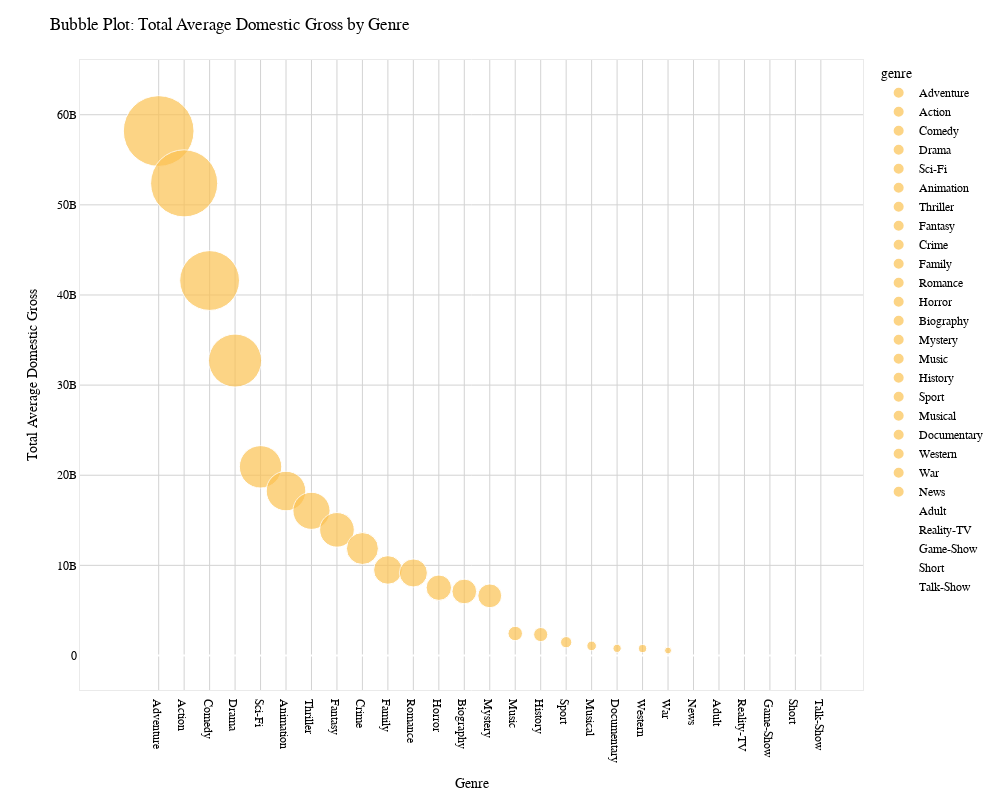

Notebook code cell kept with this figure:
### Code cell
import plotly.express as px

# Define the custom colors
background_color = '#FFFFFF'  # White background
grid_line_color = '#d3d3d3'
bubble_color = '#FCC252'
text_color = '#000000'
outline_color = '#eaeaea'

# Creating the bubble plot using Plotly with custom colors
fig = px.scatter(genre_summary, x='genre', y='cpi_avg_domestic_gross', size='cpi_avg_domestic_gross',
                 hover_name='genre', size_max=50, color='genre', color_discrete_sequence=[bubble_color])

# Set plot characteristics 
fig.update_layout(title='Bubble Plot: Total Average Domestic Gross by Genre',
                  xaxis_title='Genre',
                  yaxis_title='Total Average Domestic Gross',
                  plot_bgcolor=background_color,
                  paper_bgcolor=background_color,
                  xaxis=dict(showgrid=True, gridcolor=grid_line_color, linecolor=outline_color),
                  yaxis=dict(showgrid=True, gridcolor=grid_line_color, linecolor=outline_color),
                  font=dict(family="Times New Roman",color=text_color),
                  height=800,  
                  width=1000)  

# Add borders around the plot
fig.update_xaxes(showline=True, linewidth=1, linecolor=outline_color, mirror=True)
fig.update_yaxes(showline=True, linewidth=1, linecolor=outline_color, mirror=True)

# Show plot
fig.show()

### Figure 1 — Plotly figure (JSON) as saved in the notebook; plotly's stock layout.template omitted (floating-point values rounded to 4 significant figures)
{"data": [{"hovertemplate": "<b>%{hovertext}</b><br><br>genre=%{x}<br>cpi_avg_domestic_gross=%{marker.size}<extra></extra>", "hovertext": ["Adventure"], "legendgroup": "Adventure", "marker": {"color": "#FCC252", "size": [58190000000.0], "sizemode": "area", "sizeref": 23280000.0, "symbol": "circle"}, "mode": "markers", "name": "Adventure", "orientation": "v", "showlegend": true, "type": "scatter", "x": ["Adventure"], "xaxis": "x", "y": [58190000000.0], "yaxis": "y"}, {"hovertemplate": "<b>%{hovertext}</b><br><br>genre=%{x}<br>cpi_avg_domestic_gross=%{marker.size}<extra></extra>", "hovertext": ["Action"], "legendgroup": "Action", "marker": {"color": "#FCC252", "size": [52390000000.0], "sizemode": "area", "sizeref": 23280000.0, "symbol": "circle"}, "mode": "markers", "name": "Action", "orientation": "v", "showlegend": true, "type": "scatter", "x": ["Action"], "xaxis": "x", "y": [52390000000.0], "yaxis": "y"}, {"hovertemplate": "<b>%{hovertext}</b><br><br>genre=%{x}<br>cpi_avg_domestic_gross=%{marker.size}<extra></extra>", "hovertext": ["Comedy"], "legendgroup": "Comedy", "marker": {"color": "#FCC252", "size": [41600000000.0], "sizemode": "area", "sizeref": 23280000.0, "symbol": "circle"}, "mode": "markers", "name": "Comedy", "orientation": "v", "showlegend": true, "type": "scatter", "x": ["Comedy"], "xaxis": "x", "y": [41600000000.0], "yaxis": "y"}, {"hovertemplate": "<b>%{hovertext}</b><br><br>genre=%{x}<br>cpi_avg_domestic_gross=%{marker.size}<extra></extra>", "hovertext": ["Drama"], "legendgroup": "Drama", "marker": {"color": "#FCC252", "size": [32720000000.0], "sizemode": "area", "sizeref": 23280000.0, "symbol": "circle"}, "mode": "markers", "name": "Drama", "orientation": "v", "showlegend": true, "type": "scatter", "x": ["Drama"], "xaxis": "x", "y": [32720000000.0], "yaxis": "y"}, {"hovertemplate": "<b>%{hovertext}</b><br><br>genre=%{x}<br>cpi_avg_domestic_gross=%{marker.size}<extra></extra>", "hovertext": ["Sci-Fi"], "legendgroup": "Sci-Fi", "marker": {"color": "#FCC252", "size": [20930000000.0], "sizemode": "area", "sizeref": 23280000.0, "symbol": "circle"}, "mode": "markers", "name": "Sci-Fi", "orientation": "v", "showlegend": true, "type": "scatter", "x": ["Sci-Fi"], "xaxis": "x", "y": [20930000000.0], "yaxis": "y"}, {"hovertemplate": "<b>%{hovertext}</b><br><br>genre=%{x}<br>cpi_avg_domestic_gross=%{marker.size}<extra></extra>", "hovertext": ["Animation"], "legendgroup": "Animation", "marker": {"color": "#FCC252", "size": [18250000000.0], "sizemode": "area", "sizeref": 23280000.0, "symbol": "circle"}, "mode": "markers", "name": "Animation", "orientation": "v", "showlegend": true, "type": "scatter", "x": ["Animation"], "xaxis": "x", "y": [18250000000.0], "yaxis": "y"}, {"hovertemplate": "<b>%{hovertext}</b><br><br>genre=%{x}<br>cpi_avg_domestic_gross=%{marker.size}<extra></extra>", "hovertext": ["Thriller"], "legendgroup": "Thriller", "marker": {"color": "#FCC252", "size": [16050000000.0], "sizemode": "area", "sizeref": 23280000.0, "symbol": "circle"}, "mode": "markers", "name": "Thriller", "orientation": "v", "showlegend": true, "type": "scatter", "x": ["Thriller"], "xaxis": "x", "y": [16050000000.0], "yaxis": "y"}, {"hovertemplate": "<b>%{hovertext}</b><br><br>genre=%{x}<br>cpi_avg_domestic_gross=%{marker.size}<extra></extra>", "hovertext": ["Fantasy"], "legendgroup": "Fantasy", "marker": {"color": "#FCC252", "size": [13940000000.0], "sizemode": "area", "sizeref": 23280000.0, "symbol": "circle"}, "mode": "markers", "name": "Fantasy", "orientation": "v", "showlegend": true, "type": "scatter", "x": ["Fantasy"], "xaxis": "x", "y": [13940000000.0], "yaxis": "y"}, {"hovertemplate": "<b>%{hovertext}</b><br><br>genre=%{x}<br>cpi_avg_domestic_gross=%{marker.size}<extra></extra>", "hovertext": ["Crime"], "legendgroup": "Crime", "marker": {"color": "#FCC252", "size": [11870000000.0], "sizemode": "area", "sizeref": 23280000.0, "symbol": "circle"}, "mode": "markers", "name": "Crime", "orientation": "v", "showlegend": true, "type": "scatter", "x": ["Crime"], "xaxis": "x", "y": [11870000000.0], "yaxis": "y"}, {"hovertemplate": "<b>%{hovertext}</b><br><br>genre=%{x}<br>cpi_avg_domestic_gross=%{marker.size}<extra></extra>", "hovertext": ["Family"], "legendgroup": "Family", "marker": {"color": "#FCC252", "size": [9490000000.0], "sizemode": "area", "sizeref": 23280000.0, "symbol": "circle"}, "mode": "markers", "name": "Family", "orientation": "v", "showlegend": true, "type": "scatter", "x": ["Family"], "xaxis": "x", "y": [9490000000.0], "yaxis": "y"}, {"hovertemplate": "<b>%{hovertext}</b><br><br>genre=%{x}<br>cpi_avg_domestic_gross=%{marker.size}<extra></extra>", "hovertext": ["Romance"], "legendgroup": "Romance", "marker": {"color": "#FCC252", "size": [9157000000.0], "sizemode": "area", "sizeref": 23280000.0, "symbol": "circle"}, "mode": "markers", "name": "Romance", "orientation": "v", "showlegend": true, "type": "scatter", "x": ["Romance"], "xaxis": "x", "y": [9157000000.0], "yaxis": "y"}, {"hovertemplate": "<b>%{hovertext}</b><br><br>genre=%{x}<br>cpi_avg_domestic_gross=%{marker.size}<extra></extra>", "hovertext": ["Horror"], "legendgroup": "Horror", "marker": {"color": "#FCC252", "size": [7522000000.0], "sizemode": "area", "sizeref": 23280000.0, "symbol": "circle"}, "mode": "markers", "name": "Horror", "orientation": "v", "showlegend": true, "type": "scatter", "x": ["Horror"], "xaxis": "x", "y": [7522000000.0], "yaxis": "y"}, {"hovertemplate": "<b>%{hovertext}</b><br><br>genre=%{x}<br>cpi_avg_domestic_gross=%{marker.size}<extra></extra>", "hovertext": ["Biography"], "legendgroup": "Biography", "marker": {"color": "#FCC252", "size": [7104000000.0], "sizemode": "area", "sizeref": 23280000.0, "symbol": "circle"}, "mode": "markers", "name": "Biography", "orientation": "v", "showlegend": true, "type": "scatter", "x": ["Biography"], "xaxis": "x", "y": [7104000000.0], "yaxis": "y"}, {"hovertemplate": "<b>%{hovertext}</b><br><br>genre=%{x}<br>cpi_avg_domestic_gross=%{marker.size}<extra></extra>", "hovertext": ["Mystery"], "legendgroup": "Mystery", "marker": {"color": "#FCC252", "size": [6619000000.0], "sizemode": "area", "sizeref": 23280000.0, "symbol": "circle"}, "mode": "markers", "name": "Mystery", "orientation": "v", "showlegend": true, "type": "scatter", "x": ["Mystery"], "xaxis": "x", "y": [6619000000.0], "yaxis": "y"}, {"hovertemplate": "<b>%{hovertext}</b><br><br>genre=%{x}<br>cpi_avg_domestic_gross=%{marker.size}<extra></extra>", "hovertext": ["Music"], "legendgroup": "Music", "marker": {"color": "#FCC252", "size": [2441000000.0], "sizemode": "area", "sizeref": 23280000.0, "symbol": "circle"}, "mode": "markers", "name": "Music", "orientation": "v", "showlegend": true, "type": "scatter", "x": ["Music"], "xaxis": "x", "y": [2441000000.0], "yaxis": "y"}, {"hovertemplate": "<b>%{hovertext}</b><br><br>genre=%{x}<br>cpi_avg_domestic_gross=%{marker.size}<extra></extra>", "hovertext": ["History"], "legendgroup": "History", "marker": {"color": "#FCC252", "size": [2322000000.0], "sizemode": "area", "sizeref": 23280000.0, "symbol": "circle"}, "mode": "markers", "name": "History", "orientation": "v", "showlegend": true, "type": "scatter", "x": ["History"], "xaxis": "x", "y": [2322000000.0], "yaxis": "y"}, {"hovertemplate": "<b>%{hovertext}</b><br><br>genre=%{x}<br>cpi_avg_domestic_gross=%{marker.size}<extra></extra>", "hovertext": ["Sport"], "legendgroup": "Sport", "marker": {"color": "#FCC252", "size": [1476000000.0], "sizemode": "area", "sizeref": 23280000.0, "symbol": "circle"}, "mode": "markers", "name": "Sport", "orientation": "v", "showlegend": true, "type": "scatter", "x": ["Sport"], "xaxis": "x", "y": [1476000000.0], "yaxis": "y"}, {"hovertemplate": "<b>%{hovertext}</b><br><br>genre=%{x}<br>cpi_avg_domestic_gross=%{marker.size}<extra></extra>", "hovertext": ["Musical"], "legendgroup": "Musical", "marker": {"color": "#FCC252", "size": [1067000000.0], "sizemode": "area", "sizeref": 23280000.0, "symbol": "circle"}, "mode": "markers", "name": "Musical", "orientation": "v", "showlegend": true, "type": "scatter", "x": ["Musical"], "xaxis": "x", "y": [1067000000.0], "yaxis": "y"}, {"hovertemplate": "<b>%{hovertext}</b><br><br>genre=%{x}<br>cpi_avg_domestic_gross=%{marker.size}<extra></extra>", "hovertext": ["Documentary"], "legendgroup": "Documentary", "marker": {"color": "#FCC252", "size": [795100000.0], "sizemode": "area", "sizeref": 23280000.0, "symbol": "circle"}, "mode": "markers", "name": "Documentary", "orientation": "v", "showlegend": true, "type": "scatter", "x": ["Documentary"], "xaxis": "x", "y": [795100000.0], "yaxis": "y"}, {"hovertemplate": "<b>%{hovertext}</b><br><br>genre=%{x}<br>cpi_avg_domestic_gross=%{marker.size}<extra></extra>", "hovertext": ["Western"], "legendgroup": "Western", "marker": {"color": "#FCC252", "size": [772700000.0], "sizemode": "area", "sizeref": 23280000.0, "symbol": "circle"}, "mode": "markers", "name": "Western", "orientation": "v", "showlegend": true, "type": "scatter", "x": ["Western"], "xaxis": "x", "y": [772700000.0], "yaxis": "y"}, {"hovertemplate": "<b>%{hovertext}</b><br><br>genre=%{x}<br>cpi_avg_domestic_gross=%{marker.size}<extra></extra>", "hovertext": ["War"], "legendgroup": "War", "marker": {"color": "#FCC252", "size": [557200000.0], "sizemode": "area", "sizeref": 23280000.0, "symbol": "circle"}, "mode": "markers", "name": "War", "orientation": "v", "showlegend": true, "type": "scatter", "x": ["War"], "xaxis": "x", "y": [557200000.0], "yaxis": "y"}, {"hovertemplate": "<b>%{hovertext}</b><br><br>genre=%{x}<br>cpi_avg_domestic_gross=%{marker.size}<extra></extra>", "hovertext": ["News"], "legendgroup": "News", "marker": {"color": "#FCC252", "size": [16580.0], "sizemode": "area", "sizeref": 23280000.0, "symbol": "circle"}, "mode": "markers", "name": "News", "orientation": "v", "showlegend": true, "type": "scatter", "x": ["News"], "xaxis": "x", "y": [16580.0], "yaxis": "y"}, {"hovertemplate": "<b>%{hovertext}</b><br><br>genre=%{x}<br>cpi_avg_domestic_gross=%{marker.size}<extra></extra>", "hovertext": ["Adult"], "legendgroup": "Adult", "marker": {"color": "#FCC252", "size": [0], "sizemode": "area", "sizeref": 23280000.0, "symbol": "circle"}, "mode": "markers", "name": "Adult", "orientation": "v", "showlegend": true, "type": "scatter", "x": ["Adult"], "xaxis": "x", "y": [0], "yaxis": "y"}, {"hovertemplate": "<b>%{hovertext}</b><br><br>genre=%{x}<br>cpi_avg_domestic_gross=%{marker.size}<extra></extra>", "hovertext": ["Reality-TV"], "legendgroup": "Reality-TV", "marker": {"color": "#FCC252", "size": [0], "sizemode": "area", "sizeref": 23280000.0, "symbol": "circle"}, "mode": "markers", "name": "Reality-TV", "orientation": "v", "showlegend": true, "type": "scatter", "x": ["Reality-TV"], "xaxis": "x", "y": [0], "yaxis": "y"}, {"hovertemplate": "<b>%{hovertext}</b><br><br>genre=%{x}<br>cpi_avg_domestic_gross=%{marker.size}<extra></extra>", "hovertext": ["Game-Show"], "legendgroup": "Game-Show", "marker": {"color": "#FCC252", "size": [0], "sizemode": "area", "sizeref": 23280000.0, "symbol": "circle"}, "mode": "markers", "name": "Game-Show", "orientation": "v", "showlegend": true, "type": "scatter", "x": ["Game-Show"], "xaxis": "x", "y": [0], "yaxis": "y"}, {"hovertemplate": "<b>%{hovertext}</b><br><br>genre=%{x}<br>cpi_avg_domestic_gross=%{marker.size}<extra></extra>", "hovertext": ["Short"], "legendgroup": "Short", "marker": {"color": "#FCC252", "size": [0], "sizemode": "area", "sizeref": 23280000.0, "symbol": "circle"}, "mode": "markers", "name": "Short", "orientation": "v", "showlegend": true, "type": "scatter", "x": ["Short"], "xaxis": "x", "y": [0], "yaxis": "y"}, {"hovertemplate": "<b>%{hovertext}</b><br><br>genre=%{x}<br>cpi_avg_domestic_gross=%{marker.size}<extra></extra>", "hovertext": ["Talk-Show"], "legendgroup": "Talk-Show", "marker": {"color": "#FCC252", "size": [0], "sizemode": "area", "sizeref": 23280000.0, "symbol": "circle"}, "mode": "markers", "name": "Talk-Show", "orientation": "v", "showlegend": true, "type": "scatter", "x": ["Talk-Show"], "xaxis": "x", "y": [0], "yaxis": "y"}], "layout": {"font": {"color": "#000000", "family": "Times New Roman"}, "height": 800, "legend": {"itemsizing": "constant", "title": {"text": "genre"}, "tracegroupgap": 0}, "margin": {"t": 60}, "paper_bgcolor": "#FFFFFF", "plot_bgcolor": "#FFFFFF", "title": {"text": "Bubble Plot: Total Average Domestic Gross by Genre"}, "width": 1000, "xaxis": {"anchor": "y", "categoryarray": ["Adventure", "Action", "Comedy", "Drama", "Sci-Fi", "Animation", "Thriller", "Fantasy", "Crime", "Family", "Romance", "Horror", "Biography", "Mystery", "Music", "History", "Sport", "Musical", "Documentary", "Western", "War", "News", "Adult", "Reality-TV", "Game-Show", "Short", "Talk-Show"], "categoryorder": "array", "domain": [0, 1], "gridcolor": "#d3d3d3", "linecolor": "#eaeaea", "linewidth": 1, "mirror": true, "showgrid": true, "showline": true, "title": {"text": "Genre"}}, "yaxis": {"anchor": "x", "domain": [0, 1], "gridcolor": "#d3d3d3", "linecolor": "#eaeaea", "linewidth": 1, "mirror": true, "showgrid": true, "showline": true, "title": {"text": "Total Average Domestic Gross"}}}}
